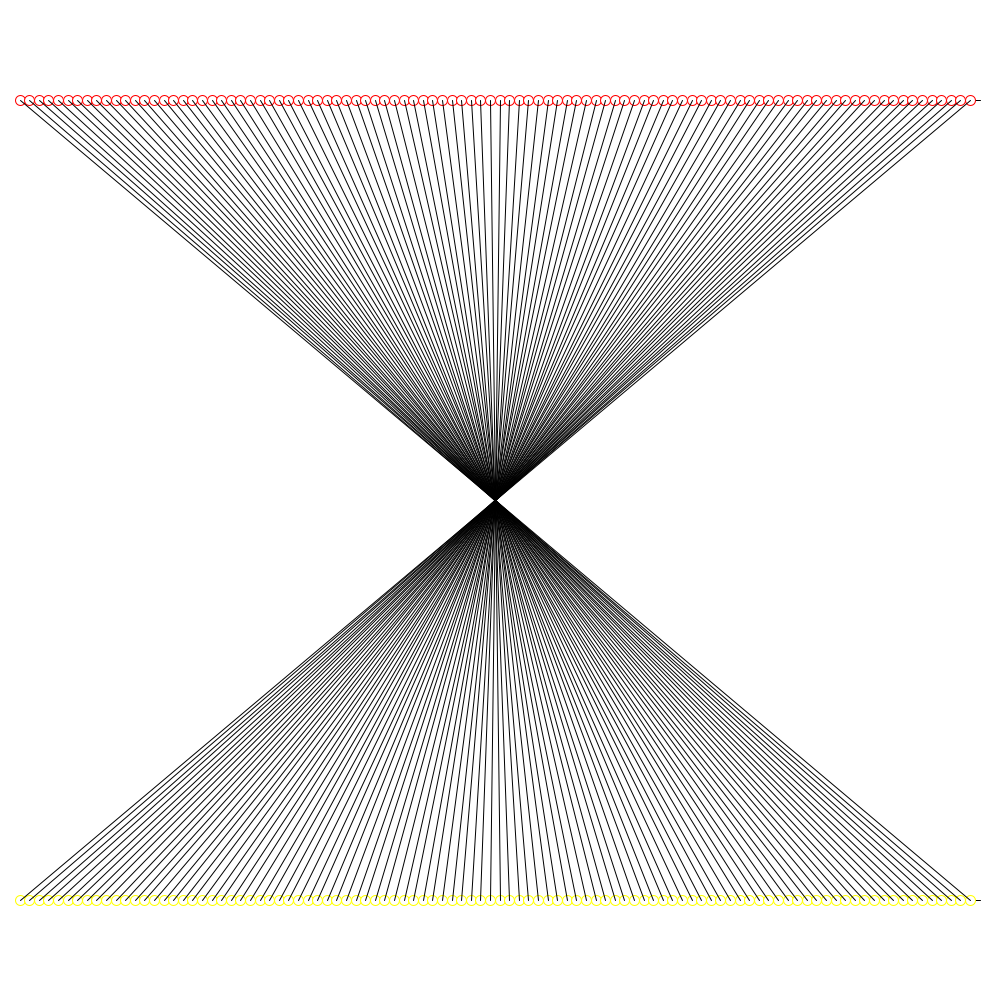
Frame 1 (no input)
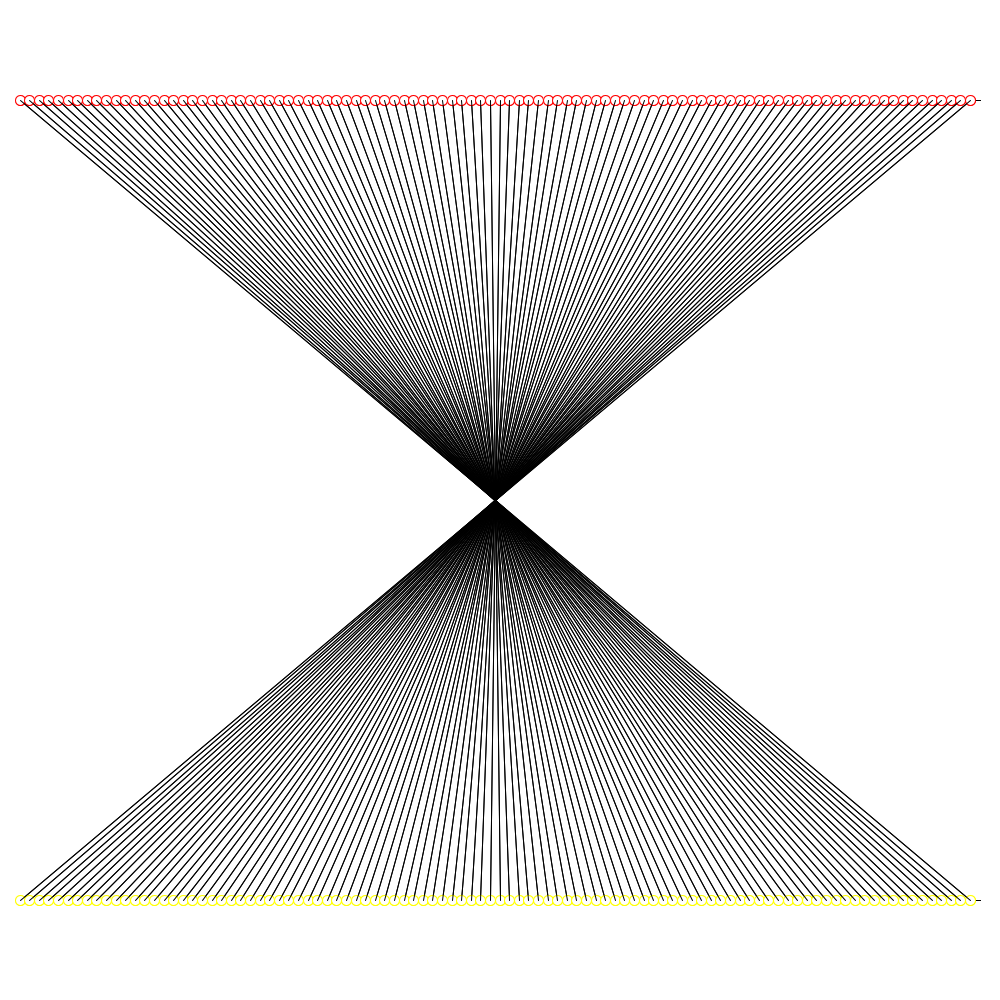
Frame 2 (the mouse pressed at the canvas centre, redrawn once)

The Processing sketch that drew these frames (run headless with seeded random() and noise(); the mouse was pressed at the canvas centre and the sketch redrawn once):

// Processing sketch: LineIntersections
// ── LineIntersections.pde
int intervals = 100;

PVector[] line1 = new PVector[intervals];
PVector[] line2 = new PVector[intervals];

PVector line1Start = new PVector(20, 100);
PVector line1End = new PVector(980, 100);

PVector line2Start = new PVector(20, 900);
PVector line2End = new PVector(980, 900);

void setup()
{
  size(1000,1000);
  background(255);
  noLoop();
  
  float spacingX = (line1End.x-line1Start.x)/intervals;
  for (int x =0; x < intervals; x++) 
  {
    line1[x] = new PVector((x * spacingX)+line1Start.x, line1Start.y);
  }
  
  spacingX = (line2End.x-line2Start.x)/intervals;
  for (int x = 0; x < intervals; x++) 
  {
    line2[x] = new PVector((x * spacingX)+line2Start.x, line2Start.y);
  }
  
}

void draw()
{
  stroke(0);
  line(line1Start.x, line1Start.y, line1End.x, line1End.y);
  line(line2Start.x, line2Start.y, line2End.x, line2End.y);
  
  stroke(255, 0, 0);
  for (PVector point : line1)
  {
    ellipse(point.x, point.y, 10, 10);
  }
  
  stroke(255,255, 0);
  for (PVector point : line2)
  {
    ellipse(point.x, point.y, 10, 10);
  }
  
    
  int line1Index = intervals-1;
  int line2Index = 0;
  
  for (int x = 0; x < intervals; x++)
  {
    println(line1Index);
    println(line2Index);
    println("=========");
    
    stroke(0);
    line(line1[line1Index].x, line1[line1Index].y, line2[line2Index].x, line2[line2Index].y);
    
    line1Index--;
    line2Index++;
  }
}
